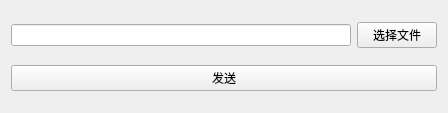
<?xml version="1.0" encoding="UTF-8"?>
<ui version="4.0">
 <class>FileSenderWidget</class>
 <widget class="QWidget" name="FileSenderWidget">
  <property name="geometry">
   <rect>
    <x>0</x>
    <y>0</y>
    <width>448</width>
    <height>113</height>
   </rect>
  </property>
  <property name="windowTitle">
   <string>FileSenderWidget</string>
  </property>
  <layout class="QVBoxLayout" name="verticalLayout">
   <item>
    <layout class="QHBoxLayout" name="horizontalLayout">
     <item>
      <widget class="QLineEdit" name="lineEdit"/>
     </item>
     <item>
      <widget class="QPushButton" name="btnSelect">
       <property name="text">
        <string>选择文件</string>
       </property>
      </widget>
     </item>
    </layout>
   </item>
   <item>
    <widget class="QPushButton" name="btnSender">
     <property name="text">
      <string>发送</string>
     </property>
    </widget>
   </item>
  </layout>
 </widget>
 <layoutdefault spacing="6" margin="11"/>
 <resources/>
 <connections/>
</ui>
